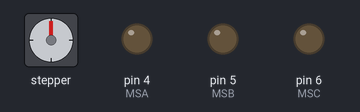
This sketch was run on a simulated Arduino Uno, built with avr-gcc and run on an emulated ATmega328P. Shown: stepper motor, output pins drawn as LEDs (lit = HIGH). Wiring (inferred from the names in the program): stepper motor driver (200 steps per turn assumed): step pin 9; direction pin 8; enable pin 7. Pins used as bus, display or sensor lines are not drawn.

Above: at 0.15 s.
At 10.06 s:
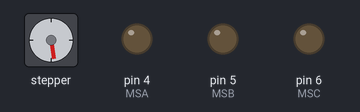
At 19.97 s:
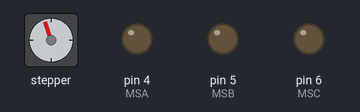
At 39.79 s:
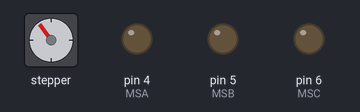
Timing chart, 0 to 40.0 s (numbered marks = the images above):
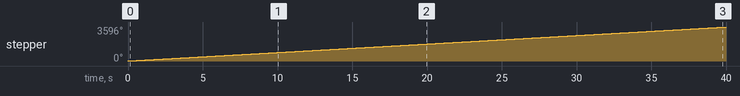

The sketch:

Stepper_Test_2.ino
```cpp
#define Direction 8                     //Direction Pin - Initial State is ZERO
#define Step 9     //Step Pin - Pulse this to step the motor in the direction selected by the Direction Pin
#define Sleepy  2
#define Reset 3
#define MSA 4
#define MSB 5
#define MSC 6
#define Enable 7
#define StepsPerRev 200               //How many steps our motor needs to do a full rotation


int DirectionToggle = 1;                 //Just a Toggle for the Direction Flag

void setup() {
  // put your setup code here, to run once:
  pinMode(Direction, OUTPUT);
  pinMode(Step, OUTPUT);
  pinMode(Sleepy, OUTPUT);
  pinMode(Reset, OUTPUT);
  pinMode(MSC, OUTPUT);
  pinMode(MSB, OUTPUT);
  pinMode(MSA, OUTPUT);
  pinMode(Enable, OUTPUT);
//
 digitalWrite(Enable,LOW);
 digitalWrite(Direction,HIGH);
 digitalWrite(Sleepy,HIGH);
 digitalWrite(Reset,HIGH);
 digitalWrite(MSA,LOW);
 digitalWrite(MSB,LOW);
 digitalWrite(MSC,LOW);

 Serial.begin(9600);
}

void loop() {
  // put your main code here, to run repeatedly:
    //digitalWrite(Direction,DirectionToggle);
  //delay(5);
//  for (int loopy=0; loopy<512;loopy++)
//  {
    digitalWrite(Step,HIGH);
    delay(10);
    //delayMicroseconds(500);
    digitalWrite(Step,LOW);
    delay(10);
    //delayMicroseconds(500);
//}
  //DirectionToggle=!DirectionToggle;
//  Serial.print(F("Loop1 - Dir Flag : "));// NOT needed - But lets us see feedback to see if the Code is running
//  Serial.println(DirectionToggle);       // NOT needed - But lets us see feedback to see if the Code is running
}
```

Measured:
- by itself, stepper: keeps turning clockwise at about 90°/s
